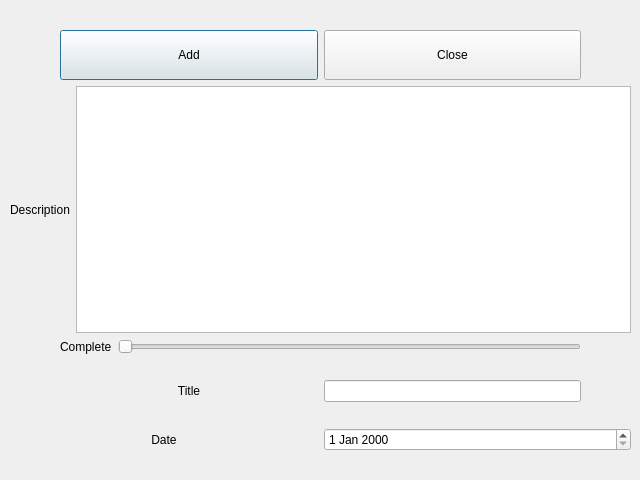
<?xml version="1.0" encoding="UTF-8"?>
<ui version="4.0">
 <class>AddEdit</class>
 <widget class="QDialog" name="AddEdit">
  <property name="geometry">
   <rect>
    <x>0</x>
    <y>0</y>
    <width>640</width>
    <height>480</height>
   </rect>
  </property>
  <property name="windowTitle">
   <string>Add Task</string>
  </property>
  <widget class="QWidget" name="verticalLayoutWidget">
   <property name="geometry">
    <rect>
     <x>10</x>
     <y>30</y>
     <width>621</width>
     <height>421</height>
    </rect>
   </property>
   <layout class="QVBoxLayout" name="verticalLayout">
    <item>
     <layout class="QHBoxLayout" name="horizontalLayout">
      <property name="leftMargin">
       <number>50</number>
      </property>
      <property name="rightMargin">
       <number>50</number>
      </property>
      <item>
       <widget class="QPushButton" name="pushButton">
        <property name="minimumSize">
         <size>
          <width>50</width>
          <height>50</height>
         </size>
        </property>
        <property name="text">
         <string>Add</string>
        </property>
       </widget>
      </item>
      <item>
       <widget class="QPushButton" name="pushButton_2">
        <property name="minimumSize">
         <size>
          <width>50</width>
          <height>50</height>
         </size>
        </property>
        <property name="text">
         <string>Close</string>
        </property>
       </widget>
      </item>
     </layout>
    </item>
    <item>
     <layout class="QHBoxLayout" name="horizontalLayout_3">
      <item>
       <widget class="QLabel" name="label_4">
        <property name="text">
         <string>Description</string>
        </property>
       </widget>
      </item>
      <item>
       <widget class="QTextEdit" name="textEdit">
        <property name="sizePolicy">
         <sizepolicy hsizetype="Expanding" vsizetype="Minimum">
          <horstretch>0</horstretch>
          <verstretch>0</verstretch>
         </sizepolicy>
        </property>
       </widget>
      </item>
     </layout>
    </item>
    <item>
     <layout class="QHBoxLayout" name="horizontalLayout_4">
      <property name="leftMargin">
       <number>50</number>
      </property>
      <property name="rightMargin">
       <number>50</number>
      </property>
      <item>
       <widget class="QLabel" name="label_2">
        <property name="text">
         <string>Complete</string>
        </property>
       </widget>
      </item>
      <item>
       <widget class="QSlider" name="horizontalSlider">
        <property name="orientation">
         <enum>Qt::Horizontal</enum>
        </property>
       </widget>
      </item>
     </layout>
    </item>
    <item>
     <layout class="QHBoxLayout" name="horizontalLayout_2">
      <property name="leftMargin">
       <number>50</number>
      </property>
      <property name="topMargin">
       <number>20</number>
      </property>
      <property name="rightMargin">
       <number>50</number>
      </property>
      <property name="bottomMargin">
       <number>20</number>
      </property>
      <item>
       <widget class="QLabel" name="label_3">
        <property name="text">
         <string>Title</string>
        </property>
        <property name="alignment">
         <set>Qt::AlignCenter</set>
        </property>
       </widget>
      </item>
      <item>
       <widget class="QLineEdit" name="lineEdit">
        <property name="sizePolicy">
         <sizepolicy hsizetype="Minimum" vsizetype="Fixed">
          <horstretch>0</horstretch>
          <verstretch>0</verstretch>
         </sizepolicy>
        </property>
       </widget>
      </item>
     </layout>
    </item>
    <item>
     <layout class="QHBoxLayout" name="horizontalLayout_5">
      <item>
       <widget class="QLabel" name="label">
        <property name="text">
         <string>Date</string>
        </property>
        <property name="alignment">
         <set>Qt::AlignCenter</set>
        </property>
       </widget>
      </item>
      <item>
       <widget class="QDateEdit" name="dateEdit"/>
      </item>
     </layout>
    </item>
   </layout>
  </widget>
 </widget>
 <tabstops>
  <tabstop>pushButton_2</tabstop>
  <tabstop>textEdit</tabstop>
  <tabstop>lineEdit</tabstop>
  <tabstop>dateEdit</tabstop>
  <tabstop>horizontalSlider</tabstop>
 </tabstops>
 <resources/>
 <connections/>
</ui>
